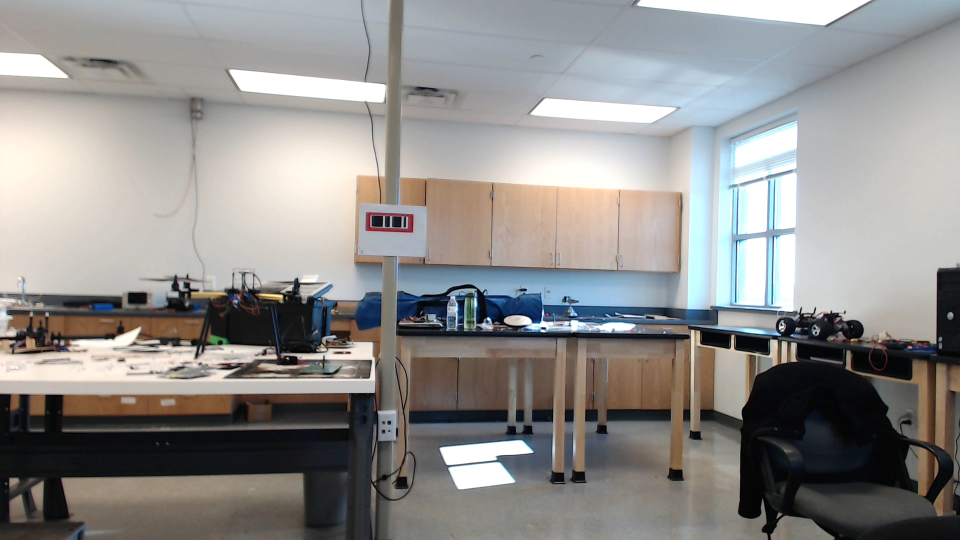
//> input picture DropOff/Pictures_of_BarCode/Pic3.jpg, 1920 x 1080 px, given in place of the camera (shown at 1/2 size)
$ ./main   (built with g++ and OpenCV 4)
//> lines starting //> are read from the running program, lines starting //| are printed output that depends on the picture; after the words box and inside, x2 and y2 are one past the last pixel; in counts of white or black regions, pixels touching at a corner belong together
#include <sstream>
#include <vector>
#include <string>
#include <iostream>
#include <opencv\highgui.h>
#include <opencv\cv.h>

using namespace std;
using namespace cv;

//HSV Values

int H_MIN = 107;
int H_MAX = 125;
int S_MIN = 139;
int S_MAX = 212;
int V_MIN = 19;
int V_MAX = 140;


//default capture width and height
const int FRAME_WIDTH = 1020;
const int FRAME_HEIGHT = 724;
//max number of objects to be detected in frame
const int MAX_NUM_OBJECTS=50;
//minimum and maximum object area
const int MIN_OBJECT_AREA = 10*10;
const int MAX_OBJECT_AREA = FRAME_HEIGHT*FRAME_WIDTH/1.5;
//names that will appear at the top of each window
const string windowName = "Original Image";

string intToString(int number){


	std::stringstream ss;
	ss << number;
	return ss.str();
}

void drawObject(int x, int y,Mat &frame){


	putText(frame,intToString(x)+","+intToString(y),Point(x,y+30),1,1,Scalar(0,255,0),2);

}
void morphOps(Mat &thresh){

	//create structuring element that will be used to "dilate" and "erode" image.
	//the element chosen here is a 3px by 3px rectangle

	Mat erodeElement = getStructuringElement( MORPH_RECT,Size(3,3));
    //dilate with larger element so make sure object is nicely visible
	Mat dilateElement = getStructuringElement( MORPH_RECT,Size(8,8));

	erode(thresh,thresh,erodeElement);
	erode(thresh,thresh,erodeElement);


	dilate(thresh,thresh,dilateElement);
	dilate(thresh,thresh,dilateElement);


}
void trackFilteredObject(int &x, int &y, Mat threshold, Mat &cameraFeed){

	Mat temp;
	threshold.copyTo(temp);
	//these two vectors needed for output of findContours
	vector< vector<Point> > contours;
	vector<Vec4i> hierarchy;
	//find contours of filtered image using openCV findContours function
	findContours(temp,contours,hierarchy,CV_RETR_CCOMP,CV_CHAIN_APPROX_SIMPLE );
	//use moments method to find our filtered object
	double refArea = 0;
	bool objectFound = false;
	if (hierarchy.size() > 0) {
		int numObjects = hierarchy.size();
        //if number of objects greater than MAX_NUM_OBJECTS we have a noisy filter
        if(numObjects<MAX_NUM_OBJECTS){
			for (int index = 0; index >= 0; index = hierarchy[index][0]) {

				Moments moment = moments((cv::Mat)contours[index]);
				double area = moment.m00;

				//if the area is less than 20 px by 20 px then it is probably just noise
				//if the area is the same as the 3/2 of the image size, probably just a bad filter
				//we only want the object with the largest area so we safe a reference area each
				//iteration and compare it to the area in the next iteration.
                if(area>MIN_OBJECT_AREA && area<MAX_OBJECT_AREA && area>refArea){
					x = moment.m10/area;
					y = moment.m01/area;
					objectFound = true;
					refArea = area;
				}else objectFound = false;


			}
			//let user know you found an object
			if(objectFound ==true){
				putText(cameraFeed,"Tracking Blue Rock",Point(0,50),2,1,Scalar(0,255,0),2);
				//draw object location on screen
				drawObject(x,y,cameraFeed);}

		}else putText(cameraFeed,"TOO MUCH NOISE! ADJUST FILTER",Point(0,50),1,2,Scalar(0,0,255),2);
	}
}
int main(int argc, char* argv[])
{
	//some boolean variables for different functionality within this
	//program
    bool trackObjects = true;
    bool useMorphOps = true;
	//Matrix to store each frame of the webcam feed
	Mat cameraFeed;
	//matrix storage for HSV image
	Mat HSV;
	//matrix storage for binary threshold image
	Mat threshold;
	//x and y values for the location of the object
	int x=0, y=0;
	//video capture object to acquire webcam feed
	VideoCapture capture;
	//open capture object at location zero (default location for webcam)
	capture.open(1);
	//set height and width of capture frame
	capture.set(CV_CAP_PROP_FRAME_WIDTH,FRAME_WIDTH);
	capture.set(CV_CAP_PROP_FRAME_HEIGHT,FRAME_HEIGHT);
	//start an infinite loop where webcam feed is copied to cameraFeed matrix
	//all of our operations will be performed within this loop
	while(1){
		//store image to matrix
		capture.read(cameraFeed);
//> cameraFeed is the input picture: 1080 rows x 1920 cols, CV_8UC3; mean B, G, R 140.3, 142.4, 144
		//convert frame from BGR to HSV colorspace
		cvtColor(cameraFeed,HSV,COLOR_BGR2HSV);
//> HSV: 1080 rows x 1920 cols, CV_8UC3; mean H, S, V 53.1, 37, 150.7
		//filter HSV image between values and store filtered image to
		//threshold matrix
		inRange(HSV,Scalar(H_MIN,S_MIN,V_MIN),Scalar(H_MAX,S_MAX,V_MAX),threshold);
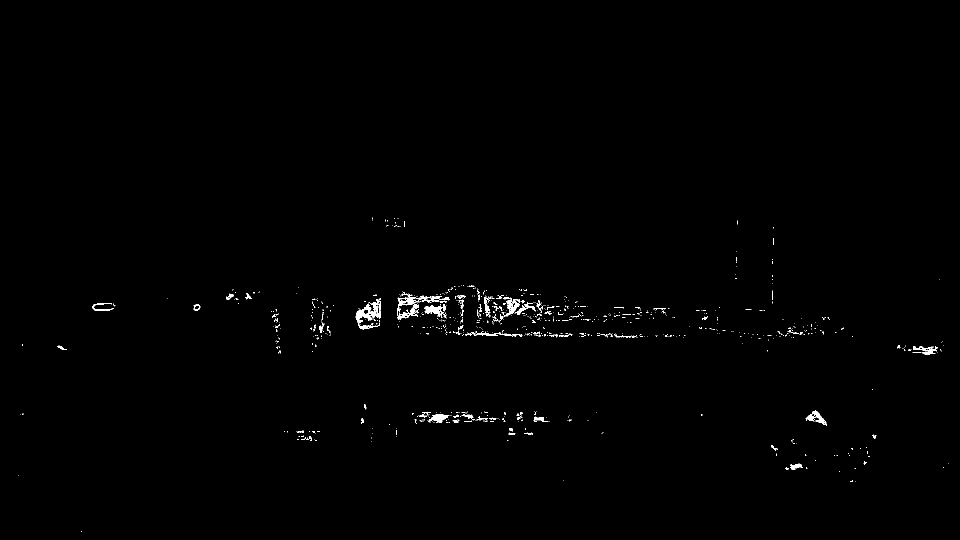
//> threshold: 1080 rows x 1920 cols, CV_8UC1 (shown at 1/2 size); 0.53% white; 846 white regions (767 under 20 px), largest, box (x1, y1, x2, y2) and area: (711, 598, 762, 659) 1245, (794, 592, 884, 640) 1011, (848, 608, 893, 637) 572
		//perform morphological operations on thresholded image to eliminate noise
		//and emphasize the filtered object(s)
		if(useMorphOps)
		morphOps(threshold);
//> in morphOps, `dilate(thresh,thresh,dilateElement);`:
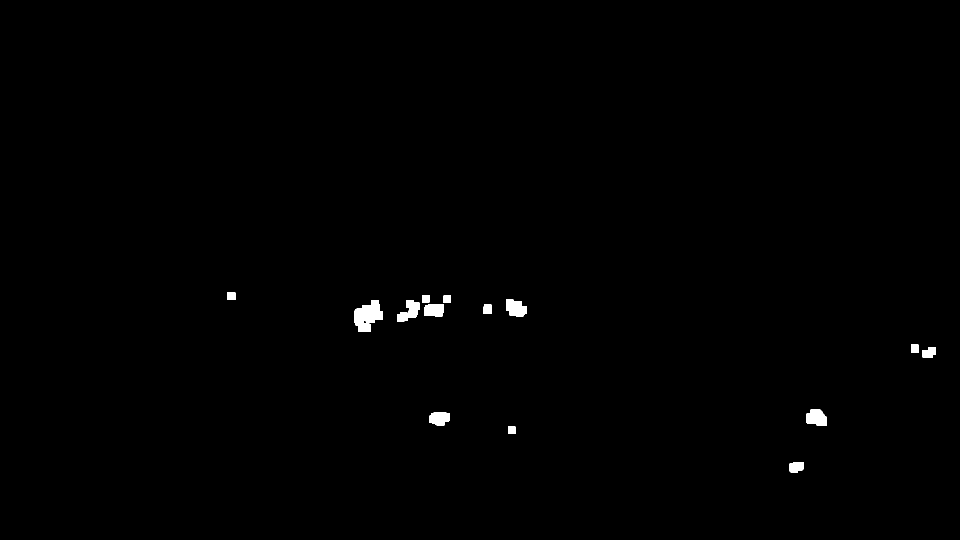
//> thresh: 1080 rows x 1920 cols, CV_8UC1 (shown at 1/2 size); 0.48% white; 15 white regions
		//pass in thresholded frame to our object tracking function
		//this function will return the x and y coordinates of the
		//filtered object
		if(trackObjects)
			trackFilteredObject(x,y,threshold,cameraFeed);
//> in trackFilteredObject, `findContours(temp,contours,hierarchy,CV_RETR_CCOMP,CV_CHAIN_APPROX_SIM..`: contours = 15 contours; largest, box (x1, y1, x2, y2) and area: (708, 600, 766, 664) 2268, (1012, 599, 1054, 633) 1042, (1612, 818, 1654, 852) 1040, (848, 608, 888, 633) 850, (859, 824, 899, 851) 842
//> in trackFilteredObject, `int numObjects = hierarchy.size();`: numObjects = 15
//> the loop in trackFilteredObject, `for (int index = 0; index >= 0; index = hierarchy[index][0])` made 15 passes
//> (area, x, y, refArea) on passes 1, 3, 4, 11: (474, 1592, 933, 474), (841.5, 878, 836, 841.5), (1040, 1632, 835, 1040), (2267.5, 734, 631, 2267.5)
//> area on passes 2, 5, 6, 7, 8, 9: 196, 419, 238.5, 317, 281.5, 850
//> after the loop in trackFilteredObject, `for (int index = 0; index >= 0; index = hierarchy[index][0])`: x = 734; y = 631; objectFound = false; refArea = 2267.5
//> x = 734; y = 631

		//show frames


		imshow(windowName,cameraFeed);


		//delay 30ms so that screen can refresh.
		//image will not appear without this waitKey() command
		waitKey(30);

	}

	return 0;
}
